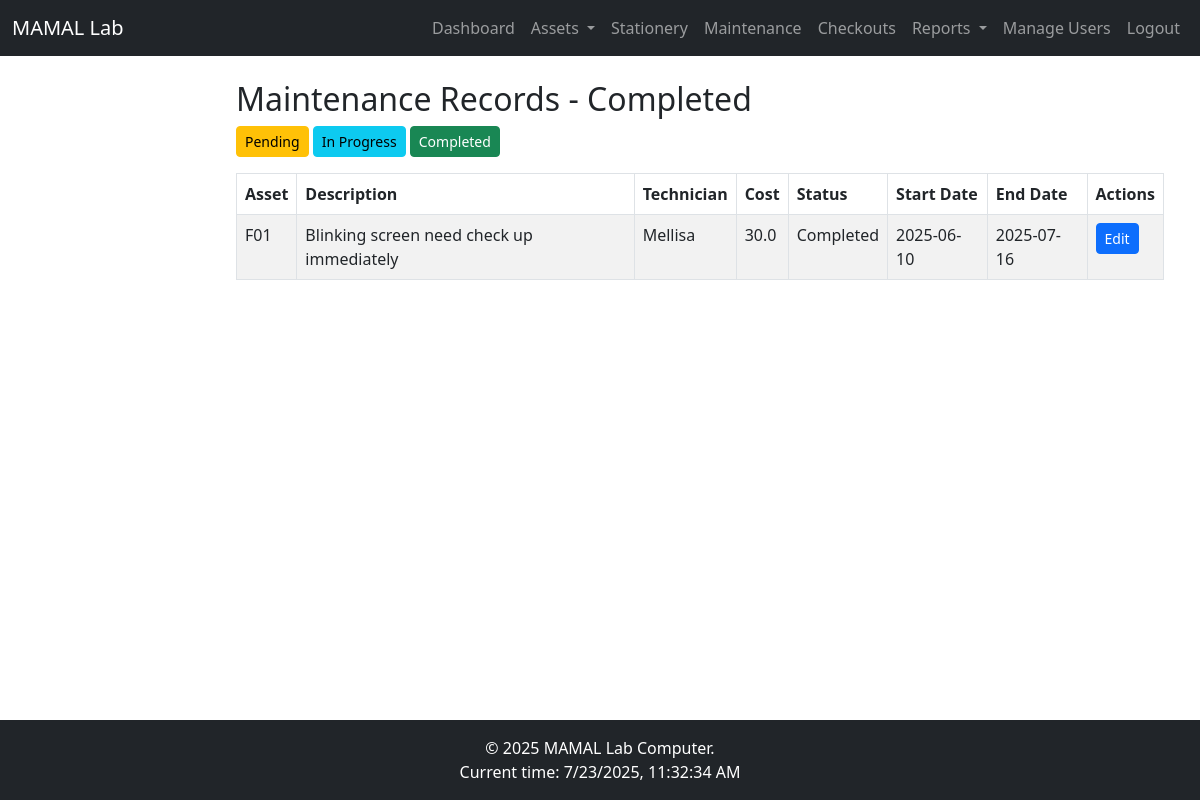
Screenshot of /maintenance/?status=Completed (signed in) with the database file from the repository.
### app/models.py (models this page shows, shortened)
class Maintenance(db.Model):
    id = db.Column(db.Integer, primary_key=True)
    asset_id = db.Column(db.Integer, db.ForeignKey('asset.id'))
    start_date = db.Column(db.DateTime, default=datetime.utcnow)
    end_date = db.Column(db.DateTime)
    description = db.Column(db.Text)
    cost = db.Column(db.Float)
    technician = db.Column(db.String(100))
    status = db.Column(db.String(20), default='Pending')

class Asset(db.Model):
    id = db.Column(db.Integer, primary_key=True)
    name = db.Column(db.String(100), nullable=False)
    serial_number = db.Column(db.String(50), unique=True, nullable=False)
    asset_type = db.Column(db.String(50), nullable=False)
    purchase_date = db.Column(db.Date)
    purchase_cost = db.Column(db.Float)
    location = db.Column(db.String(50))
    status = db.Column(db.String(20), default='Available')
    condition = db.Column(db.String(100))
    notes = db.Column(db.Text)
    qr_code = db.Column(db.String(100))
    last_updated = db.Column(db.DateTime, default=datetime.utcnow)
    maintenance = db.relationship('Maintenance', backref='asset', lazy='dynamic')
    checkouts = db.relationship('Checkout', backref='asset', lazy='dynamic')

### app/maintenance/routes.py (the view)
@bp.route('/')
@login_required
def view_maintenance():
    status = request.args.get('status', 'Pending', type=str)
    maintenance_list = Maintenance.query.filter_by(status=status)\
        .order_by(Maintenance.start_date.desc()).all()
    return render_template('maintenance/view_maintenance.html',
                         maintenance_list=maintenance_list,
                         current_status=status)

### app/models.py (called while the page is built)
@login.user_loader
def load_user(id):
    return User.query.get(int(id))

### app/templates/maintenance/view_maintenance.html (shortened to what this page needs)
{% extends "layouts/base.html" %}
{% block content %}
<div class="container mt-4">
    <h2>Maintenance Records - {{ current_status }}</h2>
    <div class="mb-3">
        <a href="{{ url_for('maintenance.view_maintenance', status='Pending') }}" class="btn btn-warning btn-sm">Pending</a>
        <a href="{{ url_for('maintenance.view_maintenance', status='In Progress') }}" class="btn btn-info btn-sm">In Progress</a>
        <a href="{{ url_for('maintenance.view_maintenance', status='Completed') }}" class="btn btn-success btn-sm">Completed</a>
    </div>
    <table class="table table-bordered table-striped">
        <thead>
            <tr>
                <th>Asset</th>
                <th>Description</th>
                <th>Technician</th>
                <th>Cost</th>
                <th>Status</th>
                <th>Start Date</th>
                <th>End Date</th>
                <th>Actions</th>
            </tr>
        </thead>
        <tbody>
            {% for m in maintenance_list %}
            <tr>
                <td>{{ m.asset.name }}</td>
                <td>{{ m.description }}</td>
                <td>{{ m.technician }}</td>
                <td>{{ m.cost or '—' }}</td>
                <td>{{ m.status }}</td>
                <td>{{ m.start_date.strftime('%Y-%m-%d') }}</td>
                <td>{{ m.end_date.strftime('%Y-%m-%d') if m.end_date else '—' }}</td>
                <td>
                    <a href="{{ url_for('maintenance.update_maintenance', maintenance_id=m.id) }}" class="btn btn-sm btn-primary">Edit</a>
                </td>
            </tr>
            {% else %}
            <tr><td colspan="8" class="text-center">No maintenance records found.</td></tr>
            {% endfor %}
        </tbody>
    </table>
</div>
{% endblock %}

### rows the page displays
Maintenance: status "Completed", asset.name "F01", description "Blinking screen need check up immediately", technician "Mellisa", cost "30.0", start_date "2025-06-10", end_date "2025-07-16"
